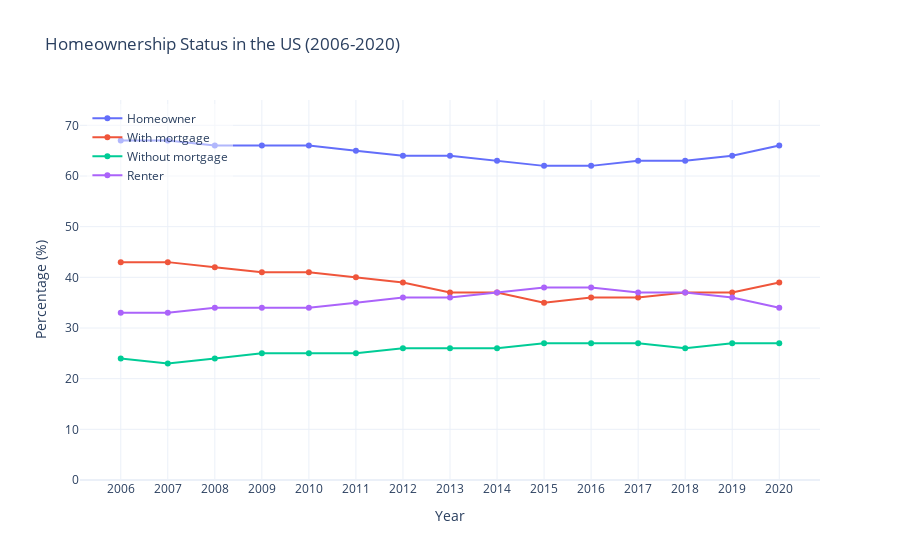

Here is the notebook cell this chart was saved with:
### Code cell
import pandas as pd
import plotly.graph_objects as go
from plotly.subplots import make_subplots

# Read the CSV file
df = pd.read_csv('homeowners.csv')

# Set the first column as the index
df.set_index('Status of Homeowner', inplace=True)

# Transpose the dataframe to have years as index
df_transposed = df.transpose()

# Create the figure
fig = go.Figure()

# Add traces for each homeownership status
for status in df.index:
    fig.add_trace(
        go.Scatter(
            x=df.columns.astype(int),  # Years as x-axis
            y=df.loc[status],          # Percentages as y-axis
            mode='lines+markers',
            name=status,
            hovertemplate='%{y}%',
        )
    )

# Update layout
fig.update_layout(
    title='Homeownership Status in the US (2006-2020)',
    xaxis=dict(
        title='Year',
        tickmode='array',
        tickvals=list(df.columns.astype(int))
    ),
    yaxis=dict(
        title='Percentage (%)',
        range=[0, 75]
    ),
    legend=dict(
        x=0.01,
        y=0.99,
        bgcolor='rgba(255, 255, 255, 0.5)'
    ),
    hovermode='closest',
    template='plotly_white'
)

# Show the figure
fig.show()

# You can also save the figure as an HTML file
fig.write_html('homeownership_trends.html')
fig.write_image('homeowners_trends.png')

# Print some key observations
print("\nKey Observations:")
print("- The overall homeownership rate declined from 67% in 2006 to a low of 62% in 2015-2016, then recovered to 66% by 2020.")
print("- The percentage of homeowners with mortgages decreased from 43% to around 35-36% during 2015-2016, then increased slightly to 39% by 2020.")
print("- Homeowners without mortgages remained relatively stable between 23-27% throughout the entire period.")
print("- The renting population increased from 33% in 2006 to a peak of 38% in 2015-2016, then decreased to 34% by 2020.")
print("- The 2008 housing crisis and subsequent recession appears to have significantly impacted homeownership trends.")

### Figure 1 — Plotly figure (JSON) as saved in the notebook; plotly's stock layout.template omitted (floating-point values rounded to 4 significant figures)
{"data": [{"hovertemplate": "%{y}%", "mode": "lines+markers", "name": "Homeowner", "type": "scatter", "x": [2006, 2007, 2008, 2009, 2010, 2011, 2012, 2013, 2014, 2015, 2016, 2017, 2018, 2019, 2020], "y": [67, 67, 66, 66, 66, 65, 64, 64, 63, 62, 62, 63, 63, 64, 66]}, {"hovertemplate": "%{y}%", "mode": "lines+markers", "name": "With mortgage", "type": "scatter", "x": [2006, 2007, 2008, 2009, 2010, 2011, 2012, 2013, 2014, 2015, 2016, 2017, 2018, 2019, 2020], "y": [43, 43, 42, 41, 41, 40, 39, 37, 37, 35, 36, 36, 37, 37, 39]}, {"hovertemplate": "%{y}%", "mode": "lines+markers", "name": "Without mortgage", "type": "scatter", "x": [2006, 2007, 2008, 2009, 2010, 2011, 2012, 2013, 2014, 2015, 2016, 2017, 2018, 2019, 2020], "y": [24, 23, 24, 25, 25, 25, 26, 26, 26, 27, 27, 27, 26, 27, 27]}, {"hovertemplate": "%{y}%", "mode": "lines+markers", "name": "Renter", "type": "scatter", "x": [2006, 2007, 2008, 2009, 2010, 2011, 2012, 2013, 2014, 2015, 2016, 2017, 2018, 2019, 2020], "y": [33, 33, 34, 34, 34, 35, 36, 36, 37, 38, 38, 37, 37, 36, 34]}], "layout": {"autosize": true, "hovermode": "closest", "legend": {"bgcolor": "rgba(255, 255, 255, 0.5)", "x": 0.01, "y": 0.99}, "title": {"text": "Homeownership Status in the US (2006-2020)"}, "xaxis": {"autorange": true, "range": [2005.0, 2021.0], "tickmode": "array", "tickvals": [2006, 2007, 2008, 2009, 2010, 2011, 2012, 2013, 2014, 2015, 2016, 2017, 2018, 2019, 2020], "title": {"text": "Year"}, "type": "linear"}, "yaxis": {"range": [0, 75], "title": {"text": "Percentage (%)"}, "type": "linear"}}}
